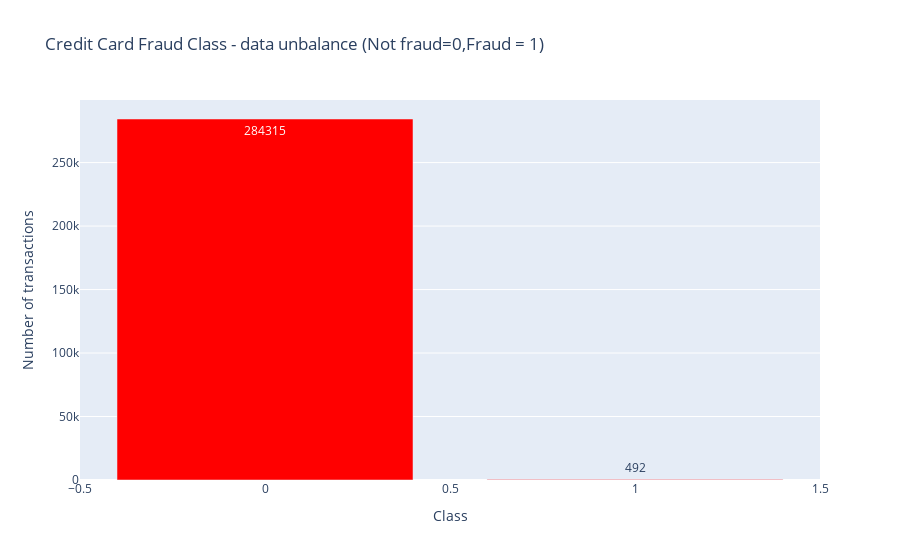

Notebook cell for this chart:
### Code cell
data_df = [trace]
layout = dict(title = 'Credit Card Fraud Class - data unbalance (Not fraud=0,Fraud = 1)',
          xaxis = dict(title = 'Class',showticklabels=True), 
          yaxis = dict(title = 'Number of transactions'),
          hovermode = 'closest',width=600
         )
fig = dict(data=data_df, layout=layout)
iplot(fig, filename='class')

### Figure 1 — Plotly figure (JSON) as saved in the notebook; plotly's stock layout.template omitted (floating-point values rounded to 4 significant figures)
{"data": [{"marker": {"color": "Red"}, "name": "Credit Card Fraud Class - data unbalance (Not fraud = 0, Fraud = 1)", "text": [284315, 492], "x": [0, 1], "y": [284315, 492], "type": "bar"}], "layout": {"hovermode": "closest", "title": {"text": "Credit Card Fraud Class - data unbalance (Not fraud=0,Fraud = 1)"}, "xaxis": {"showticklabels": true, "title": {"text": "Class"}, "type": "linear", "range": [-0.5, 1.5], "autorange": true}, "yaxis": {"title": {"text": "Number of transactions"}, "type": "linear", "range": [0, 299300.0], "autorange": true}, "autosize": true}}
